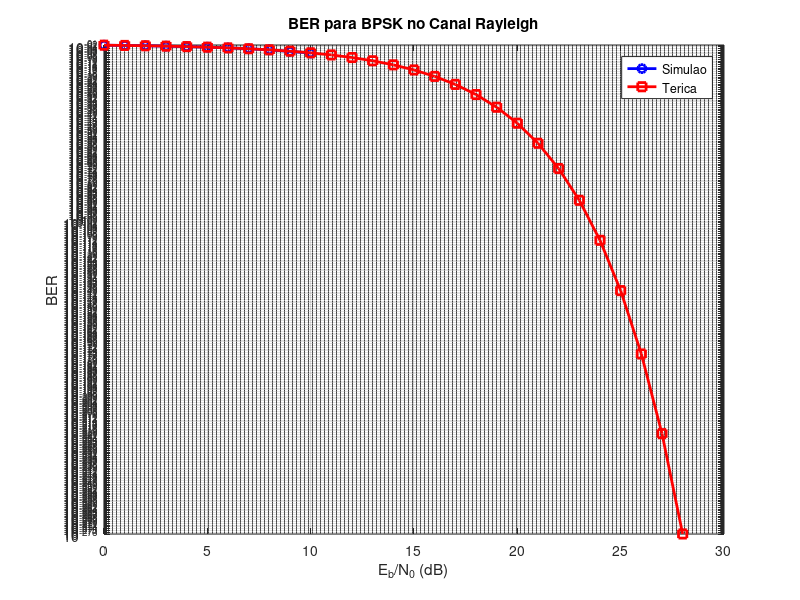

MATLAB code for this plot:
% BER para BPSK no canal AWGN

% Repare que no simulamos formas de onda. Simulamos um modelo discreto
%banda base, equivalente do sistema de comunicao digital banda passante, 
%onde dado que foi transmitido um bit 1 ou 0 geramos o sinal correspondente 
%na sada amostrada do filtro casado no receptor.

% A resposta ao impulso do filtro casado  considerada de energia unitria
% Os smbolos 'x' so gerados inicialmente como +1 e -1, com energia unitria.
% Neste exemplo N0  mantido fixo e a amplitude dos smbolos  variada em funo de Eb/N0. 
% Outra alternativa  manter a amplitude dos smbolos fixa e variar N0 em funo de Eb/N0. 


close all;
clear all;

% Reinicializa sementes de geradores de nmeros aleatrios
rand('state', 0);
randn('state', 0);

% Nmero de bits transmitidos
bits = 1e6;

% BPSK, dois smbolos possveis na modulao.
M = 2;

% Gera 0s e 1s
b = rand(1, bits) > 0.5; 

% Gera smbolos com energia unitria (note que os smbolos pertencem aos Reais)
x = 2*b-1;

% Neste exemplo N0  fixada em 1
N0 = 1;

% Rudo base com variancia N0/2. Geramos s a parte real, 
%pois BPSK tem smbolos reais (no modulador QAM usamos s o ramo que modula o coseno da portadora), 
%se fosse uma modulao com smbolos complexos, teramos que gerar tambm uma parte imaginria do rudo, com varincia N0/2
n = randn(1, bits) * sqrt(N0/2);

% Faixa de valores de Eb/N0 em dB
EbN0dB = 0:1:30;

ber_simulada_awgn = zeros(1, length(EbN0dB));
ber_teorica_awgn = zeros(1, length(EbN0dB));

for i = 1:length(EbN0dB)

    % Valor de Eb/N0 em linear
    EbN0 = 10^(EbN0dB(i)/10); 
    
    % Clculo de Eb
    Eb = EbN0*N0; 
    
    % Clculo de Es, a Energia de Smbolo
    Es = Eb*log2(M); 
    
    % Sada amostrada do filtro casado no receptor, onde o sinal sqrt(Es)*x tem a energia mdia Es j que a energia inicial de x era 1.
    y = sqrt(Es)*x+n; 
    
    % Decisor no receptor, modulao BPSK. Se a sada do filtro casado for >1 decide por bit 1, caso contrrio, decide por bit 0.
    b_est = y>0;
    
    % Contagem de erros de bit
    erros = sum(b~=b_est);
    
    %Clculo da BER simulada
    ber_simulada_awgn(i) = erros/bits;
    
    %Clculo da BER terica
    ber_teorica_awgn(i) = 0.5*erfc(sqrt(EbN0));
    %ber_teorica(i) = 0.5 * (1 - sqrt(EbN0 / (EbN0 + 1)));
    %Pb=qfunc(sqrt(2*EbN0));


    fprintf('%d\t\t%g\t\t%g\n', EbN0dB(i), ber_simulada_awgn(i), ber_teorica_awgn(i));
end


% Plotando os resultados
semilogy(EbN0dB, ber_simulada_awgn, 'b-o', 'LineWidth', 2);
hold on;
semilogy(EbN0dB, ber_teorica_awgn, 'r-s', 'LineWidth', 2);
grid on;
xlabel('E_b/N_0 (dB)');
ylabel('BER');
legend('Simulao', 'Terica');
title('BER para BPSK no Canal Rayleigh');